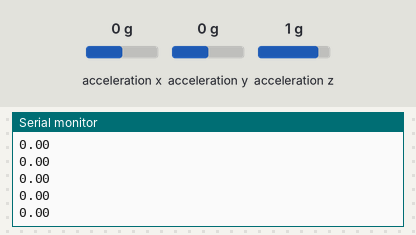
Simulated run of this sketch. Board: Arduino Nano 33 BLE. On the bench: the last lines printed to the serial monitor. The inputs (shaded band) are chosen by the test bench; at power-on: acceleration x 0 g, acceleration y 0 g, acceleration z 1 g.

Above: at 1.2 s.
1.3 s: acceleration x set to -1.4 g
At 2.1 s:
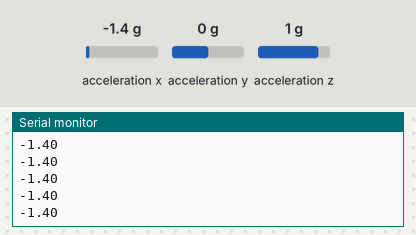
2.8 s: acceleration x set to -0.8 g
At 3.9 s:
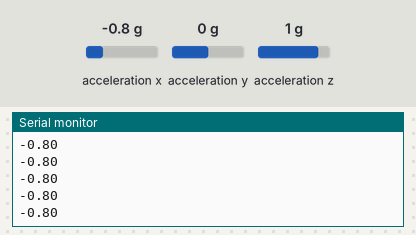
Timing chart, 0 to 5.8 s (numbered marks = the images above; inputs shaded):
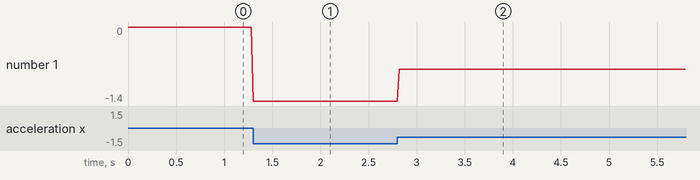

Measured:
- after the input at 1.3 s, the serial monitor: prints a new line at once (image 1)
- after the input at 2.8 s, the serial monitor: prints a new line at once (image 2)
- plotted number 1: 0 → -1.4 after the input at 1.3 s, -1.4 → -0.8 after the input at 2.8 s

The sketch:

ARDUINO.ino
```cpp
#include <Arduino_LSM9DS1.h>

void setup() {
  Serial.begin(115200);

  while (!Serial);

  if (!IMU.begin()) {
    Serial.println("IMU failed!");
    while (1);
  }
}

void loop() {
  float x, y, z;

  if (IMU.accelerationAvailable()) {
    IMU.readAcceleration(x, y, z);
    Serial.println(x);
    delay(20);
  }
}
```
